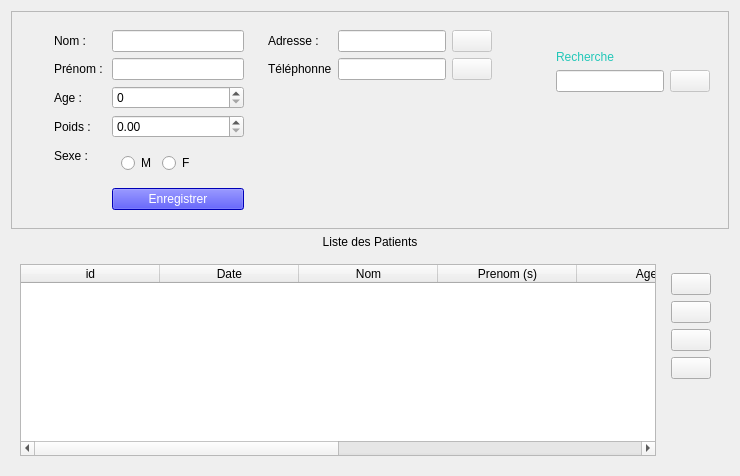
     <widget class="QWidget" name="patient">
      <attribute name="title">
       <string>Patient</string>
      </attribute>
      <layout class="QVBoxLayout" name="verticalLayout_2">
       <item>
        <widget class="QFrame" name="cont_info_personel">
         <property name="frameShape">
          <enum>QFrame::StyledPanel</enum>
         </property>
         <property name="frameShadow">
          <enum>QFrame::Raised</enum>
         </property>
         <layout class="QHBoxLayout" name="horizontalLayout">
          <item>
           <widget class="QWidget" name="widget_21" native="true">
            <layout class="QHBoxLayout" name="horizontalLayout_12"/>
           </widget>
          </item>
          <item>
           <widget class="QWidget" name="widget_2" native="true">
            <property name="autoFillBackground">
             <bool>false</bool>
            </property>
            <layout class="QFormLayout" name="formLayout_2">
             <item row="0" column="0">
              <widget class="QLabel" name="label">
               <property name="styleSheet">
                <string notr="true"/>
               </property>
               <property name="text">
                <string>Nom : </string>
               </property>
              </widget>
             </item>
             <item row="0" column="1">
              <widget class="QLineEdit" name="nom">
               <property name="styleSheet">
                <string notr="true"/>
               </property>
              </widget>
             </item>
             <item row="1" column="0">
              <widget class="QLabel" name="label_2">
               <property name="styleSheet">
                <string notr="true"/>
               </property>
               <property name="text">
                <string>Prénom : </string>
               </property>
              </widget>
             </item>
             <item row="2" column="0">
              <widget class="QLabel" name="label_3">
               <property name="styleSheet">
                <string notr="true"/>
               </property>
               <property name="text">
                <string>Age :</string>
               </property>
              </widget>
             </item>
             <item row="4" column="0">
              <widget class="QLabel" name="label_4">
               <property name="styleSheet">
                <string notr="true"/>
               </property>
               <property name="text">
                <string>Poids :</string>
               </property>
              </widget>
             </item>
             <item row="6" column="0">
              <widget class="QLabel" name="label_7">
               <property name="styleSheet">
                <string notr="true"/>
               </property>
               <property name="text">
                <string>Sexe : </string>
               </property>
              </widget>
             </item>
             <item row="6" column="1">
              <widget class="QWidget" name="widget_3" native="true">
               <layout class="QHBoxLayout" name="horizontalLayout_2">
                <item>
                 <widget class="QRadioButton" name="btn_M">
                  <property name="text">
                   <string>M</string>
                  </property>
                 </widget>
                </item>
                <item>
                 <widget class="QRadioButton" name="btn_F">
                  <property name="text">
                   <string>F</string>
                  </property>
                 </widget>
                </item>
                <item>
                 <spacer name="horizontalSpacer">
                  <property name="orientation">
                   <enum>Qt::Horizontal</enum>
                  </property>
                  <property name="sizeHint" stdset="0">
                   <size>
                    <width>40</width>
                    <height>20</height>
                   </size>
                  </property>
                 </spacer>
                </item>
               </layout>
              </widget>
             </item>
             <item row="7" column="1">
              <widget class="QPushButton" name="save_p">
               <property name="styleSheet">
                <string notr="true">background-color: blue;
color: rgb(255, 255, 255);

</string>
               </property>
               <property name="text">
                <string>Enregistrer</string>
               </property>
               <property name="icon">
                <iconset>
                 <normaloff>../../../../../../../.designer/ressource/icon/valide.png</normaloff>../../../../../../../.designer/ressource/icon/valide.png</iconset>
               </property>
              </widget>
             </item>
             <item row="2" column="1">
              <widget class="QSpinBox" name="age"/>
             </item>
             <item row="4" column="1">
              <widget class="QDoubleSpinBox" name="poids"/>
             </item>
             <item row="1" column="1">
              <widget class="QLineEdit" name="prenom"/>
             </item>
            </layout>
           </widget>
          </item>
          <item>
           <widget class="QWidget" name="widget_4" native="true">
            <layout class="QGridLayout" name="gridLayout">
             <item row="1" column="2">
              <widget class="QPushButton" name="btn_ico_tel">
               <property name="enabled">
                <bool>false</bool>
               </property>
               <property name="text">
                <string/>
               </property>
               <property name="icon">
                <iconset>
                 <normaloff>../../../../../../../.designer/ressource/icon/010-call.png</normaloff>../../../../../../../.designer/ressource/icon/010-call.png</iconset>
               </property>
               <property name="iconSize">
                <size>
                 <width>24</width>
                 <height>24</height>
                </size>
               </property>
              </widget>
             </item>
             <item row="1" column="0">
              <widget class="QLabel" name="label_6">
               <property name="styleSheet">
                <string notr="true"/>
               </property>
               <property name="text">
                <string>Téléphonne</string>
               </property>
              </widget>
             </item>
             <item row="1" column="1">
              <widget class="QLineEdit" name="tel"/>
             </item>
             <item row="0" column="1">
              <widget class="QLineEdit" name="adresse"/>
             </item>
             <item row="0" column="2">
              <widget class="QPushButton" name="btn_ico">
               <property name="enabled">
                <bool>false</bool>
               </property>
               <property name="text">
                <string/>
               </property>
               <property name="icon">
                <iconset>
                 <normaloff>../../../../../../../.designer/ressource/icon/037-place.png</normaloff>../../../../../../../.designer/ressource/icon/037-place.png</iconset>
               </property>
              </widget>
             </item>
             <item row="0" column="0">
              <widget class="QLabel" name="label_5">
               <property name="styleSheet">
                <string notr="true"/>
               </property>
               <property name="text">
                <string>Adresse :</string>
               </property>
              </widget>
             </item>
             <item row="3" column="1">
              <spacer name="verticalSpacer">
               <property name="orientation">
                <enum>Qt::Vertical</enum>
               </property>
               <property name="sizeHint" stdset="0">
                <size>
                 <width>20</width>
                 <height>40</height>
                </size>
               </property>
              </spacer>
             </item>
            </layout>
           </widget>
          </item>
          <item>
           <widget class="QFrame" name="frame_22">
            <layout class="QGridLayout" name="gridLayout_2">
             <item row="2" column="2">
              <widget class="QPushButton" name="btn_rech">
               <property name="enabled">
                <bool>false</bool>
               </property>
               <property name="text">
                <string/>
               </property>
               <property name="iconSize">
                <size>
                 <width>28</width>
                 <height>28</height>
                </size>
               </property>
              </widget>
             </item>
             <item row="0" column="1" colspan="2">
              <widget class="QLabel" name="image_p">
               <property name="text">
                <string/>
               </property>
               <property name="pixmap">
                <pixmap>../../../../../../../.designer/res/logo.png</pixmap>
               </property>
               <property name="alignment">
                <set>Qt::AlignHCenter|Qt::AlignTop</set>
               </property>
              </widget>
             </item>
             <item row="4" column="1">
              <spacer name="verticalSpacer_14">
               <property name="orientation">
                <enum>Qt::Vertical</enum>
               </property>
               <property name="sizeHint" stdset="0">
                <size>
                 <width>20</width>
                 <height>40</height>
                </size>
               </property>
              </spacer>
             </item>
             <item row="2" column="1">
              <widget class="QLineEdit" name="rech_p"/>
             </item>
             <item row="1" column="1" colspan="2">
              <widget class="QLabel" name="label_16">
               <property name="styleSheet">
                <string notr="true">color: rgb(34, 199, 184);
font: 87 8pt &quot;Segoe UI Black&quot;;</string>
               </property>
               <property name="text">
                <string>Recherche</string>
               </property>
               <property name="alignment">
                <set>Qt::AlignLeading|Qt::AlignLeft|Qt::AlignVCenter</set>
               </property>
              </widget>
             </item>
             <item row="2" column="0">
              <spacer name="horizontalSpacer_4">
               <property name="orientation">
                <enum>Qt::Horizontal</enum>
               </property>
               <property name="sizeHint" stdset="0">
                <size>
                 <width>40</width>
                 <height>20</height>
                </size>
               </property>
              </spacer>
             </item>
            </layout>
           </widget>
          </item>
         </layout>
        </widget>
       </item>
       <item>
        <widget class="QLabel" name="label_17">
         <property name="styleSheet">
          <string notr="true">font: 16pt &quot;Stencil&quot;;</string>
         </property>
         <property name="text">
          <string>Liste des Patients</string>
         </property>
         <property name="alignment">
          <set>Qt::AlignCenter</set>
         </property>
        </widget>
       </item>
       <item>
        <widget class="QWidget" name="widget" native="true">
         <layout class="QHBoxLayout" name="horizontalLayout_15">
          <item>
           <widget class="QTableWidget" name="vue_patient">
            <property name="styleSheet">
             <string notr="true">selection-background-color: rgb(32, 189, 175);
alternate-background-color: rgb(225, 225, 225);
font: 75 10pt &quot;Myanmar Text&quot;;
</string>
            </property>
            <property name="alternatingRowColors">
             <bool>true</bool>
            </property>
            <property name="showGrid">
             <bool>true</bool>
            </property>
            <property name="sortingEnabled">
             <bool>true</bool>
            </property>
            <attribute name="horizontalHeaderCascadingSectionResizes">
             <bool>true</bool>
            </attribute>
            <attribute name="horizontalHeaderDefaultSectionSize">
             <number>139</number>
            </attribute>
            <attribute name="horizontalHeaderStretchLastSection">
             <bool>true</bool>
            </attribute>
            <column>
             <property name="text">
              <string>id</string>
             </property>
            </column>
            <column>
             <property name="text">
              <string>Date</string>
             </property>
            </column>
            <column>
             <property name="text">
              <string>Nom</string>
             </property>
            </column>
            <column>
             <property name="text">
              <string>Prenom (s)</string>
             </property>
            </column>
            <column>
             <property name="text">
              <string>Age</string>
             </property>
            </column>
            <column>
             <property name="text">
              <string>Poid</string>
             </property>
            </column>
            <column>
             <property name="text">
              <string>Téléphone</string>
             </property>
            </column>
            <column>
             <property name="text">
              <string>Sexe</string>
             </property>
            </column>
           </widget>
          </item>
          <item>
           <widget class="QWidget" name="widget_27" native="true">
            <layout class="QVBoxLayout" name="verticalLayout_16">
             <item>
              <widget class="QPushButton" name="imprimer_p">
               <property name="text">
                <string/>
               </property>
               <property name="icon">
                <iconset>
                 <normaloff>../../../../../../../.designer/ressource/icon/printer.png</normaloff>../../../../../../../.designer/ressource/icon/printer.png</iconset>
               </property>
               <property name="iconSize">
                <size>
                 <width>28</width>
                 <height>28</height>
                </size>
               </property>
              </widget>
             </item>
             <item>
              <widget class="QPushButton" name="btn_modifier_p">
               <property name="text">
                <string/>
               </property>
               <property name="icon">
                <iconset>
                 <normaloff>../../../../../../../.designer/ressource/icon/mod.png</normaloff>../../../../../../../.designer/ressource/icon/mod.png</iconset>
               </property>
               <property name="iconSize">
                <size>
                 <width>28</width>
                 <height>28</height>
                </size>
               </property>
              </widget>
             </item>
             <item>
              <widget class="QPushButton" name="btn_supp_p">
               <property name="text">
                <string/>
               </property>
               <property name="icon">
                <iconset>
                 <normaloff>../../../../../../../.designer/ressource/icon/supp.png</normaloff>../../../../../../../.designer/ressource/icon/supp.png</iconset>
               </property>
               <property name="iconSize">
                <size>
                 <width>28</width>
                 <height>28</height>
                </size>
               </property>
              </widget>
             </item>
             <item>
              <widget class="QPushButton" name="planif_rdv_p">
               <property name="text">
                <string/>
               </property>
               <property name="iconSize">
                <size>
                 <width>28</width>
                 <height>28</height>
                </size>
               </property>
              </widget>
             </item>
             <item>
              <spacer name="verticalSpacer_12">
               <property name="orientation">
                <enum>Qt::Vertical</enum>
               </property>
               <property name="sizeHint" stdset="0">
                <size>
                 <width>20</width>
                 <height>40</height>
                </size>
               </property>
              </spacer>
             </item>
            </layout>
           </widget>
          </item>
         </layout>
        </widget>
       </item>
      </layout>
     </widget>
